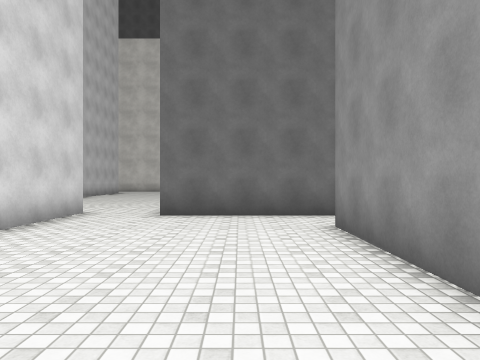
[1] (above)

16 first-person views from a walk through a 3-D level made in the Unity game engine. The camera is 1.5 m above the floor, looks level and sees 70° across. The floor is counted in squares, 2 m on a side. Each view is taken from the middle of a square. On the plan, view 1 faces up. The plan holds only what a view shows up to about 11 squares ahead; the rest is blank. The place goes on beyond the plan. The player character is not drawn. Surface patterns are stand-ins for the level's own textures.

[2]
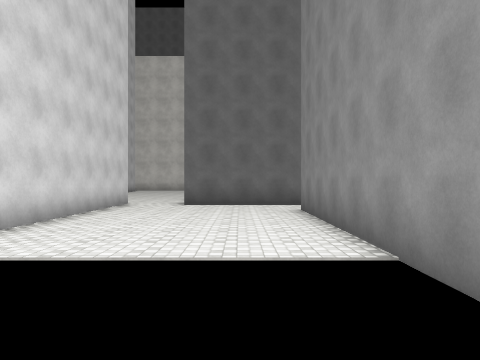

[3]
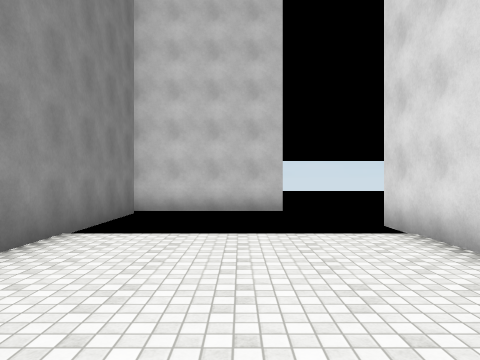

[4]
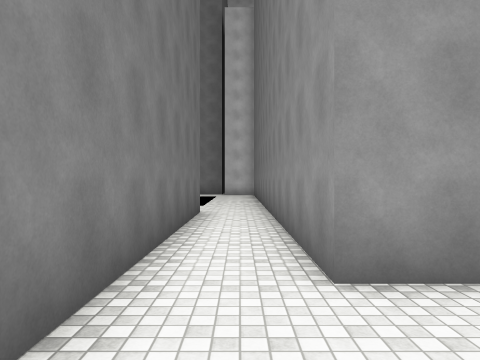

[5]
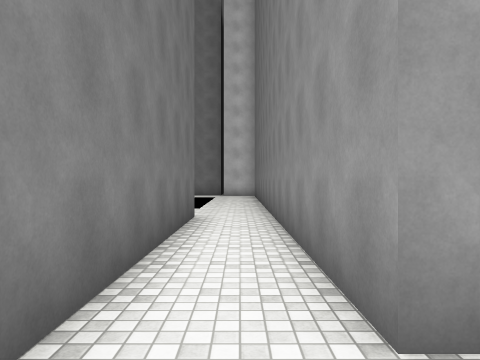

[6]
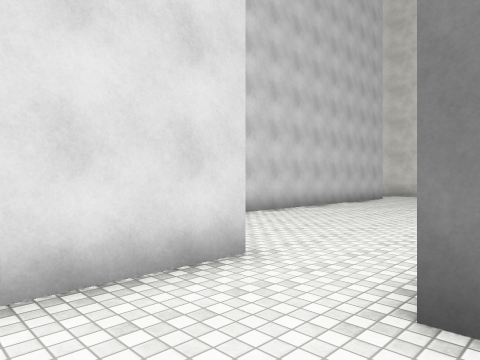

[7]
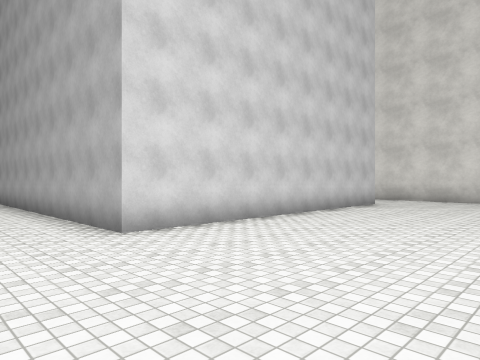

[8]
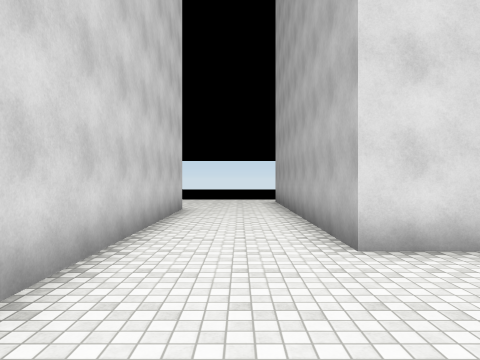

[9]
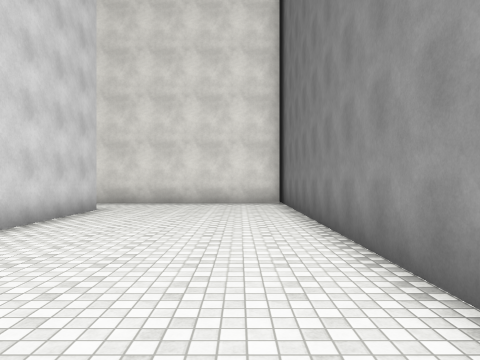

[10]
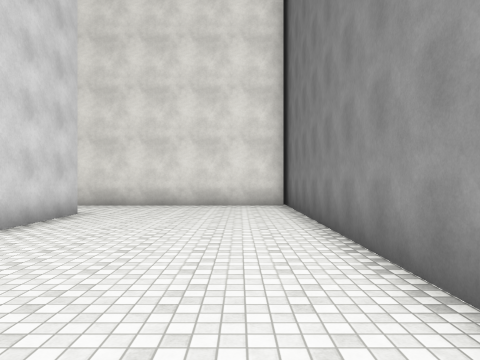

[11]
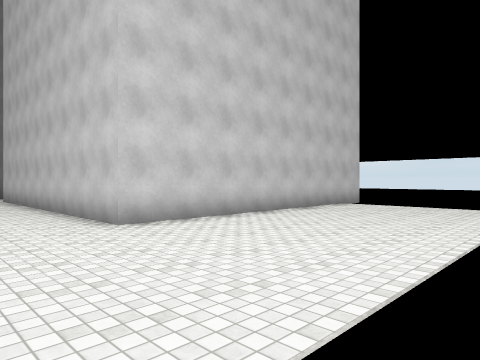

[12]
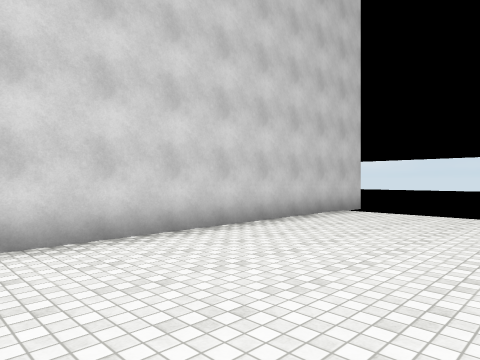

[13]
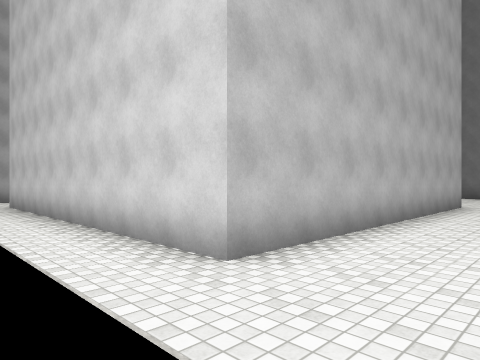

[14]
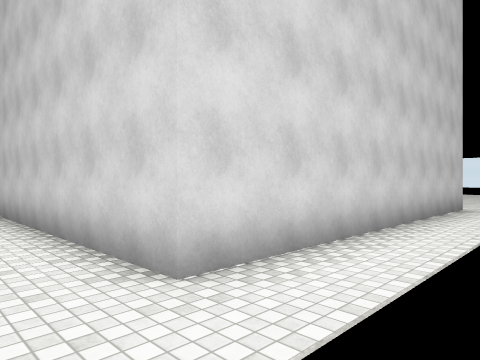

[15]
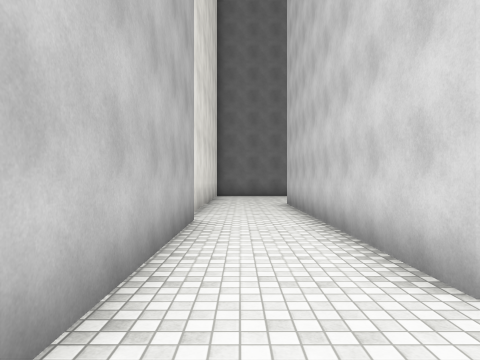

[16]
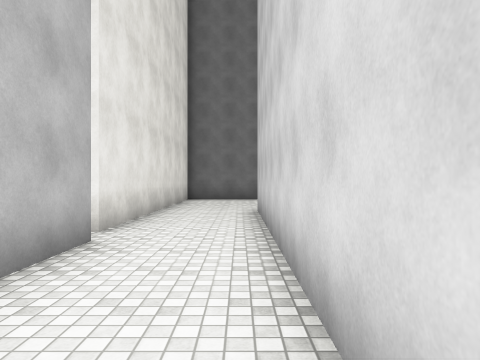

### Floor plan
Points are (right, up) in squares from view 1. A wall is a line through its corners. A room is listed if a view was taken in it or the views show most of it. See-through windows are left out.
Room 1 (views 1, 2, 3, 4, 5, 6)
walls: (1.5, -3) (1.5, 5.3) (7.4, 5.3); (-3.4, 6.6) (-3.4, -0.9); (-2.1, -3.6) (1.8, -3.6); (7, 6.9) (-1.6, 6.9)
ways out: opening at (-2.5, 7) to room 2; opening at (7, 6)
Room 2 (views 7, 8, 9, 10, 11, 12, 13, 14, 15, 16)
walls: (-11.8, -0.9) (-11.8, 7.5) (-4, 7.5); (-14.9, 10.2) (-14.9, 18.6) (-6.6, 18.6) (-6.6, 10.2) (-14.9, 10.2); (-3.4, 7.6) (-3.4, 6.6); (-1.6, 11.9) (-1.6, 21) (-10.1, 21); (-10.8, 20.8) (-15.9, 20.8)
ways out: opening at (-2.5, 7) to room 1

Positions as (right, up) in squares from view 1, and headings:
1: (0, 0), facing up
2: (0, -3), facing up
3: (-1, 5), facing down
4: (-1, 6), facing right
5: (0, 6), facing right
6: (-1, 5), facing up-left
7: (-2, 8), facing up-left
8: (-3, 9), facing left
9: (-3, 10), facing up
10: (-3, 11), facing up
11: (-17, 10), facing down-right
12: (-16, 8), facing down-right
13: (-17, 8), facing up-right
14: (-17, 20), facing down-right
15: (-17, 20), facing right
16: (-15, 19), facing right
